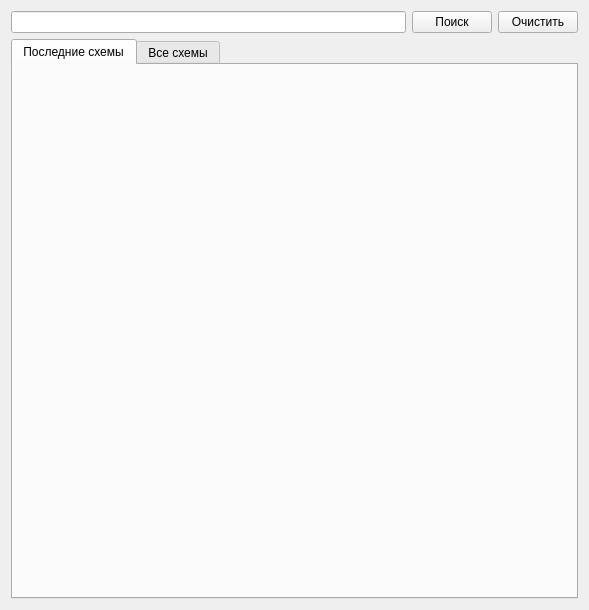
<?xml version="1.0" encoding="UTF-8"?>
<ui version="4.0">
 <class>PlanLeftWidget</class>
 <widget class="QWidget" name="PlanLeftWidget">
  <property name="geometry">
   <rect>
    <x>0</x>
    <y>0</y>
    <width>589</width>
    <height>610</height>
   </rect>
  </property>
  <property name="windowTitle">
   <string>Form</string>
  </property>
  <layout class="QVBoxLayout" name="verticalLayout">
   <item>
    <layout class="QHBoxLayout" name="horizontalLayout">
     <item>
      <widget class="QLineEdit" name="lineEdit"/>
     </item>
     <item>
      <widget class="QPushButton" name="pushButton">
       <property name="text">
        <string>Поиск</string>
       </property>
      </widget>
     </item>
     <item>
      <widget class="QPushButton" name="pushButton_2">
       <property name="text">
        <string>Очистить</string>
       </property>
      </widget>
     </item>
    </layout>
   </item>
   <item>
    <widget class="QTabWidget" name="tabWidget">
     <property name="currentIndex">
      <number>0</number>
     </property>
     <widget class="QWidget" name="tab">
      <attribute name="title">
       <string>Последние схемы</string>
      </attribute>
     </widget>
     <widget class="QWidget" name="tab_2">
      <attribute name="title">
       <string>Все схемы</string>
      </attribute>
     </widget>
    </widget>
   </item>
  </layout>
 </widget>
 <resources/>
 <connections/>
</ui>
